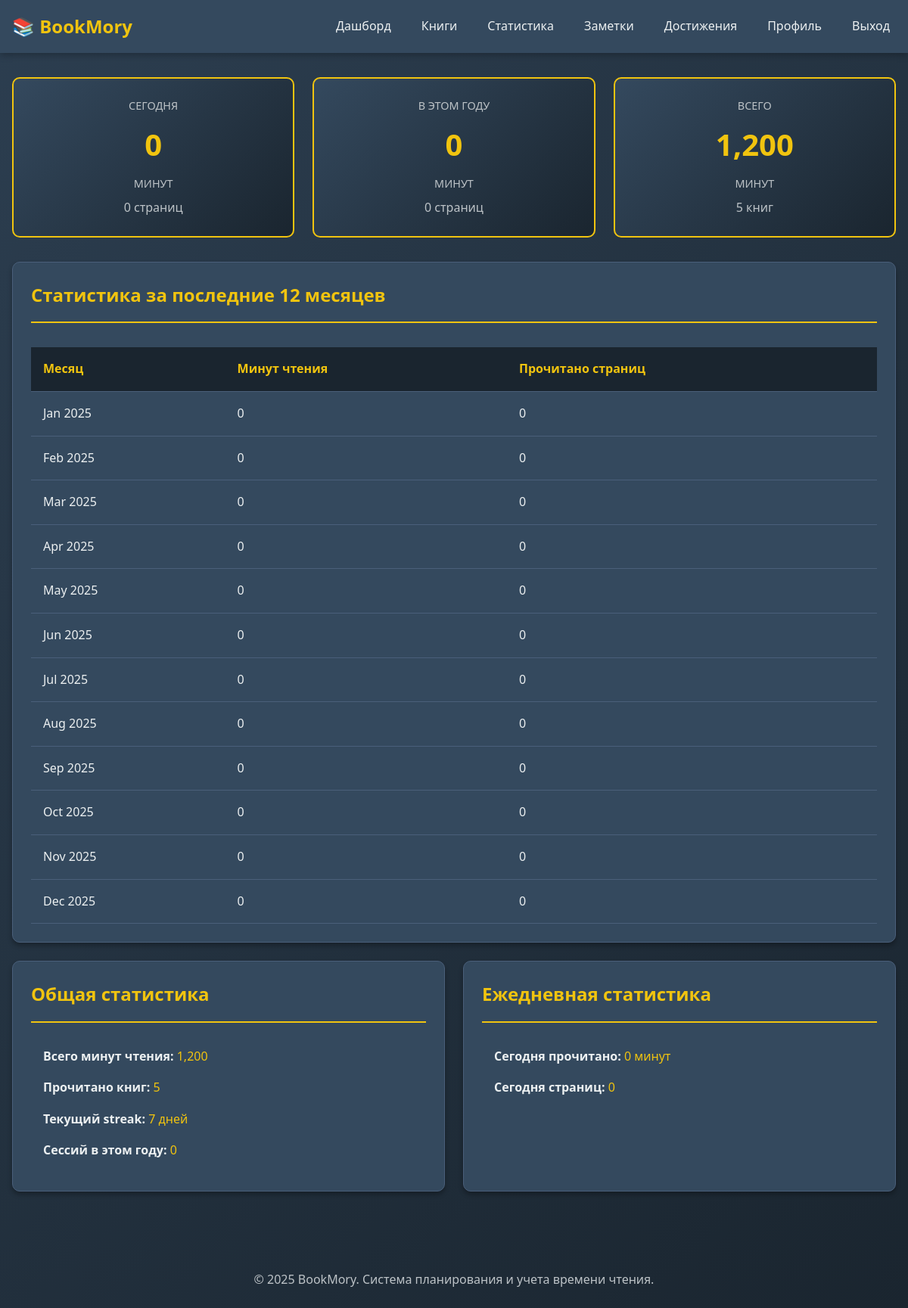
The page /statistics.php (signed in) on the database its author committed.
### tables this page shows
CREATE TABLE IF NOT EXISTS users (
    id INT AUTO_INCREMENT PRIMARY KEY,
    email VARCHAR(255) UNIQUE NOT NULL,
    password_hash VARCHAR(255) NOT NULL,
    name VARCHAR(255) NOT NULL,
    photo_url VARCHAR(500) DEFAULT NULL,
    description TEXT DEFAULT NULL,
    total_reading_minutes INT DEFAULT 0,
    total_books_finished INT DEFAULT 0,
    current_streak INT DEFAULT 0,
    created_at TIMESTAMP DEFAULT CURRENT_TIMESTAMP,
    updated_at TIMESTAMP DEFAULT CURRENT_TIMESTAMP ON UPDATE CURRENT_TIMESTAMP
);

### src/statistics.php (the view, shortened to what this page needs)
<?php
$db = new Database();
$conn = $db->getConnection();
$userId = getCurrentUserId();
$stmt = $conn->prepare("SELECT total_reading_minutes, total_books_finished, current_streak FROM users WHERE id = ?");
$stmt->execute([$userId]);
$totalStats = $stmt->fetch();
$today = date('Y-m-d');
$stmt = $conn->prepare("SELECT SUM(duration_minutes) as minutes, SUM(pages_read) as pages
                        FROM reading_sessions WHERE user_id = ? AND session_date = ?");
$stmt->execute([$userId, $today]);
$todayStats = $stmt->fetch();
$yearStart = date('Y-01-01');
$stmt = $conn->prepare("SELECT SUM(duration_minutes) as minutes, SUM(pages_read) as pages, COUNT(*) as sessions
                        FROM reading_sessions WHERE user_id = ? AND session_date >= ?");
$stmt->execute([$userId, $yearStart]);
$yearStats = $stmt->fetch();
$monthlyStats = [];
for ($i = 11; $i >= 0; $i--) {
    $monthStart = date('Y-m-01', strtotime("-$i months"));
    $monthEnd = date('Y-m-t', strtotime("-$i months"));
    $monthName = date('M Y', strtotime("-$i months"));
    $stmt = $conn->prepare("SELECT SUM(duration_minutes) as minutes, SUM(pages_read) as pages
                            FROM reading_sessions WHERE user_id = ? AND session_date >= ? AND session_date <= ?");
    $stmt->execute([$userId, $monthStart, $monthEnd]);
    $monthData = $stmt->fetch();
    $monthlyStats[] = [
        'month' => $monthName,
        'minutes' => $monthData['minutes'] ?? 0,
        'pages' => $monthData['pages'] ?? 0
    ];
}
include 'includes/header.php';
?>
<div class="grid grid-3">
    <div class="stat-card">
        <div class="stat-label">Сегодня</div>
        <div class="stat-value"><?php echo $todayStats['minutes'] ?? 0; ?></div>
        <div class="stat-label">минут</div>
        <div style="margin-top: 0.5rem; color: var(--text-secondary);">
            <?php echo $todayStats['pages'] ?? 0; ?> страниц
        </div>
    </div>
    <div class="stat-card">
        <div class="stat-label">В этом году</div>
        <div class="stat-value"><?php echo number_format($yearStats['minutes'] ?? 0); ?></div>
        <div class="stat-label">минут</div>
        <div style="margin-top: 0.5rem; color: var(--text-secondary);">
            <?php echo number_format($yearStats['pages'] ?? 0); ?> страниц
        </div>
    </div>
    <div class="stat-card">
        <div class="stat-label">Всего</div>
        <div class="stat-value"><?php echo number_format($totalStats['total_reading_minutes'] ?? 0); ?></div>
        <div class="stat-label">минут</div>
        <div style="margin-top: 0.5rem; color: var(--text-secondary);">
            <?php echo $totalStats['total_books_finished'] ?? 0; ?> книг
        </div>
    </div>
</div>
<div class="card">
    <div class="card-header">
        <h2 class="card-title">Статистика за последние 12 месяцев</h2>
    </div>
    <div style="overflow-x: auto;">
        <table class="table">
            <thead>
                <tr>
                    <th>Месяц</th>
                    <th>Минут чтения</th>
                    <th>Прочитано страниц</th>
                </tr>
            </thead>
            <tbody>
                <?php foreach ($monthlyStats as $stat): ?>
                    <tr>
                        <td><?php echo htmlspecialchars($stat['month']); ?></td>
                        <td><?php echo number_format($stat['minutes']); ?></td>
                        <td><?php echo number_format($stat['pages']); ?></td>
                    </tr>
                <?php endforeach; ?>
            </tbody>
        </table>
    </div>
</div>
<div class="grid grid-2">
    <div class="card">
        <div class="card-header">
            <h3 class="card-title">Общая статистика</h3>
        </div>
        <div style="padding: 1rem;">
            <p style="margin-bottom: 1rem;">
                <strong>Всего минут чтения:</strong>
                <span style="color: var(--accent-yellow);"><?php echo number_format($totalStats['total_reading_minutes'] ?? 0); ?></span>
            </p>
            <p style="margin-bottom: 1rem;">
                <strong>Прочитано книг:</strong>
                <span style="color: var(--accent-yellow);"><?php echo $totalStats['total_books_finished'] ?? 0; ?></span>
            </p>
            <p style="margin-bottom: 1rem;">
                <strong>Текущий streak:</strong>
                <span style="color: var(--accent-yellow);"><?php echo $totalStats['current_streak'] ?? 0; ?> дней</span>
            </p>
            <p>
                <strong>Сессий в этом году:</strong>
                <span style="color: var(--accent-yellow);"><?php echo $yearStats['sessions'] ?? 0; ?></span>
            </p>
        </div>
    </div>
    <div class="card">
        <div class="card-header">
            <h3 class="card-title">Ежедневная статистика</h3>
        </div>
        <div style="padding: 1rem;">
            <p style="margin-bottom: 1rem;">
                <strong>Сегодня прочитано:</strong>
                <span style="color: var(--accent-yellow);"><?php echo $todayStats['minutes'] ?? 0; ?> минут</span>
            </p>
            <p>
                <strong>Сегодня страниц:</strong>
                <span style="color: var(--accent-yellow);"><?php echo $todayStats['pages'] ?? 0; ?></span>
            </p>
        </div>
    </div>
</div>
<?php include 'includes/footer.php'; ?>

### src/css/style.css (style rules this page uses)
:root { --bg-primary: #2c3e50; --bg-secondary: #34495e; --bg-tertiary: #1a252f; --accent-yellow: #f1c40f; --accent-orange: #f39c12; --text-primary: #ecf0f1; --text-secondary: #bdc3c7; --border-color: #4a5f7a; --success: #27ae60; --danger: #e74c3c; --shadow: rgba(0, 0, 0, 0.3); }
* { margin: 0; padding: 0; box-sizing: border-box; }
body { font-family: 'Segoe UI', Tahoma, Geneva, Verdana, sans-serif; background: linear-gradient(135deg, var(--bg-primary) 0%, var(--bg-tertiary) 100%); color: var(--text-primary); min-height: 100vh; line-height: 1.6; }
.card { background: var(--bg-secondary); border-radius: 10px; padding: 1.5rem; margin-bottom: 1.5rem; box-shadow: 0 4px 6px var(--shadow); border: 1px solid var(--border-color); }
.card-header { display: flex; justify-content: space-between; align-items: center; margin-bottom: 1rem; padding-bottom: 1rem; border-bottom: 2px solid var(--accent-yellow); }
.card-title { font-size: 1.5rem; color: var(--accent-yellow); font-weight: bold; }
.grid { display: grid; gap: 1.5rem; margin-bottom: 2rem; }
.grid-2 { grid-template-columns: repeat(auto-fit, minmax(300px, 1fr)); }
.grid-3 { grid-template-columns: repeat(auto-fit, minmax(250px, 1fr)); }
.stat-card { background: linear-gradient(135deg, var(--bg-secondary) 0%, var(--bg-tertiary) 100%); padding: 1.5rem; border-radius: 10px; text-align: center; border: 2px solid var(--accent-yellow); transition: transform 0.3s; }
.stat-value { font-size: 2.5rem; font-weight: bold; color: var(--accent-yellow); margin: 0.5rem 0; }
.stat-label { color: var(--text-secondary); font-size: 0.9rem; text-transform: uppercase; }
.table { width: 100%; border-collapse: collapse; margin-top: 1rem; }
.table th, .table td { padding: 1rem; text-align: left; border-bottom: 1px solid var(--border-color); }
.table th { background: var(--bg-tertiary); color: var(--accent-yellow); font-weight: bold; }

### rows shown on the page
users: total_reading_minutes "1,200", total_books_finished "5", current_streak "7"

### other values the page prints
$todayStats['minutes'] "0"
$todayStats['pages'] "0"
$yearStats['minutes'] "0"
$yearStats['pages'] "0"
$stat['month'] "Jan 2025"
$stat['minutes'] "0"
$stat['pages'] "0"
$stat['month'] "Feb 2025"
$stat['month'] "Mar 2025"
$stat['month'] "Apr 2025"
$stat['month'] "May 2025"
$stat['month'] "Jun 2025"
$stat['month'] "Jul 2025"
$stat['month'] "Aug 2025"
$stat['month'] "Sep 2025"
